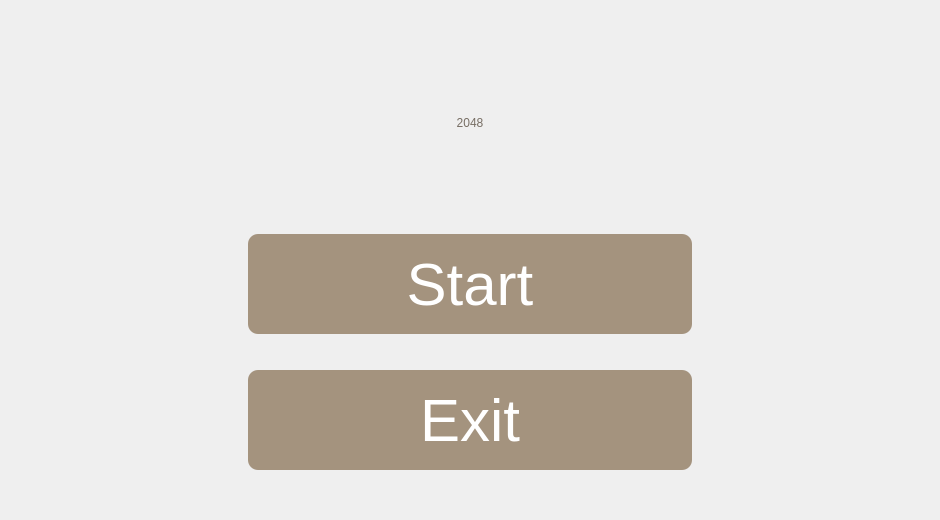
<?xml version="1.0" encoding="UTF-8"?>
<ui version="4.0">
 <class>Application</class>
 <widget class="QMainWindow" name="Application">
  <property name="geometry">
   <rect>
    <x>0</x>
    <y>0</y>
    <width>940</width>
    <height>520</height>
   </rect>
  </property>
  <property name="windowTitle">
   <string>2048 Game</string>
  </property>
  <widget class="QWidget" name="centralwidget">
   <layout class="QHBoxLayout" name="horizontalLayout">
    <item>
     <widget class="QStackedWidget" name="stackedWidget">
      <widget class="QWidget" name="page">
       <layout class="QHBoxLayout" name="horizontalLayout_2">
        <item>
         <spacer name="horizontalSpacer">
          <property name="orientation">
           <enum>Qt::Horizontal</enum>
          </property>
          <property name="sizeType">
           <enum>QSizePolicy::Fixed</enum>
          </property>
          <property name="sizeHint" stdset="0">
           <size>
            <width>230</width>
            <height>20</height>
           </size>
          </property>
         </spacer>
        </item>
        <item>
         <layout class="QVBoxLayout" name="verticalLayout">
          <item>
           <widget class="QLabel" name="logoLabel">
            <property name="maximumSize">
             <size>
              <width>16777215</width>
              <height>150</height>
             </size>
            </property>
            <property name="styleSheet">
             <string notr="true">font: 700 60pt &quot;Tahoma&quot;; color: #776e64;</string>
            </property>
            <property name="text">
             <string>2048</string>
            </property>
            <property name="alignment">
             <set>Qt::AlignCenter</set>
            </property>
           </widget>
          </item>
          <item>
           <widget class="QPushButton" name="startButton">
            <property name="minimumSize">
             <size>
              <width>0</width>
              <height>100</height>
             </size>
            </property>
            <property name="styleSheet">
             <string notr="true">QPushButton {
border-radius: 10px;
font-size: 60px;
font: small-caps bold 24px/1 sans-serif;
background-color: #a4937e;
color: white;
font: 700 30pt &quot;Tahoma&quot;;
}
QPushButton:hover:!pressed {
border-radius: 10px;
font-size: 60px;
font: small-caps bold 24px/1 sans-serif;
background-color: #8c7961;
color: white;
font: 700 30pt &quot;Tahoma&quot;;
}</string>
            </property>
            <property name="text">
             <string>Start</string>
            </property>
           </widget>
          </item>
          <item>
           <widget class="QPushButton" name="exitButton">
            <property name="minimumSize">
             <size>
              <width>0</width>
              <height>100</height>
             </size>
            </property>
            <property name="styleSheet">
             <string notr="true">QPushButton {
border-radius: 10px;
font-size: 60px;
font: small-caps bold 24px/1 sans-serif;
background-color: #a4937e;
color: white;
font: 700 30pt &quot;Tahoma&quot;;
}
QPushButton:hover:!pressed {
border-radius: 10px;
font-size: 60px;
font: small-caps bold 24px/1 sans-serif;
background-color: #8c7961;
color: white;
font: 700 30pt &quot;Tahoma&quot;;
}</string>
            </property>
            <property name="text">
             <string>Exit</string>
            </property>
           </widget>
          </item>
         </layout>
        </item>
        <item>
         <spacer name="horizontalSpacer_2">
          <property name="orientation">
           <enum>Qt::Horizontal</enum>
          </property>
          <property name="sizeType">
           <enum>QSizePolicy::Fixed</enum>
          </property>
          <property name="sizeHint" stdset="0">
           <size>
            <width>230</width>
            <height>20</height>
           </size>
          </property>
         </spacer>
        </item>
       </layout>
      </widget>
     </widget>
    </item>
   </layout>
  </widget>
 </widget>
 <resources/>
 <connections/>
</ui>
